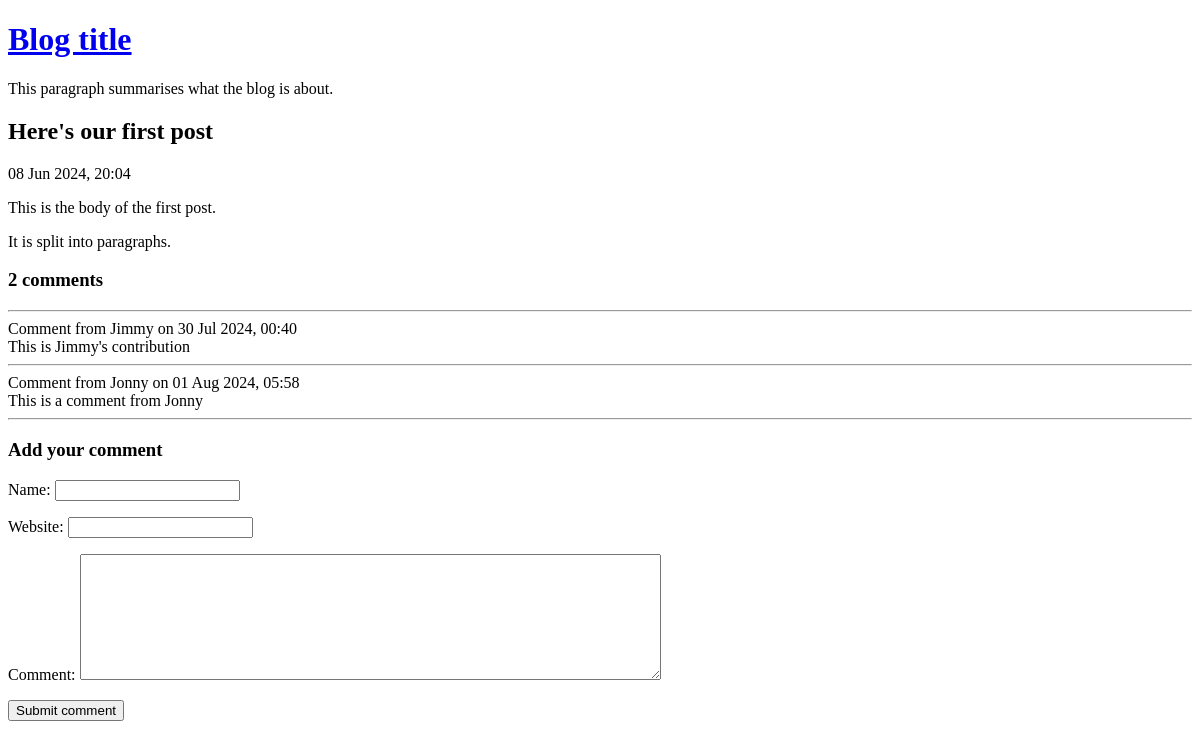
The page /view-post.php?post_id=1 on the database as committed earlier.
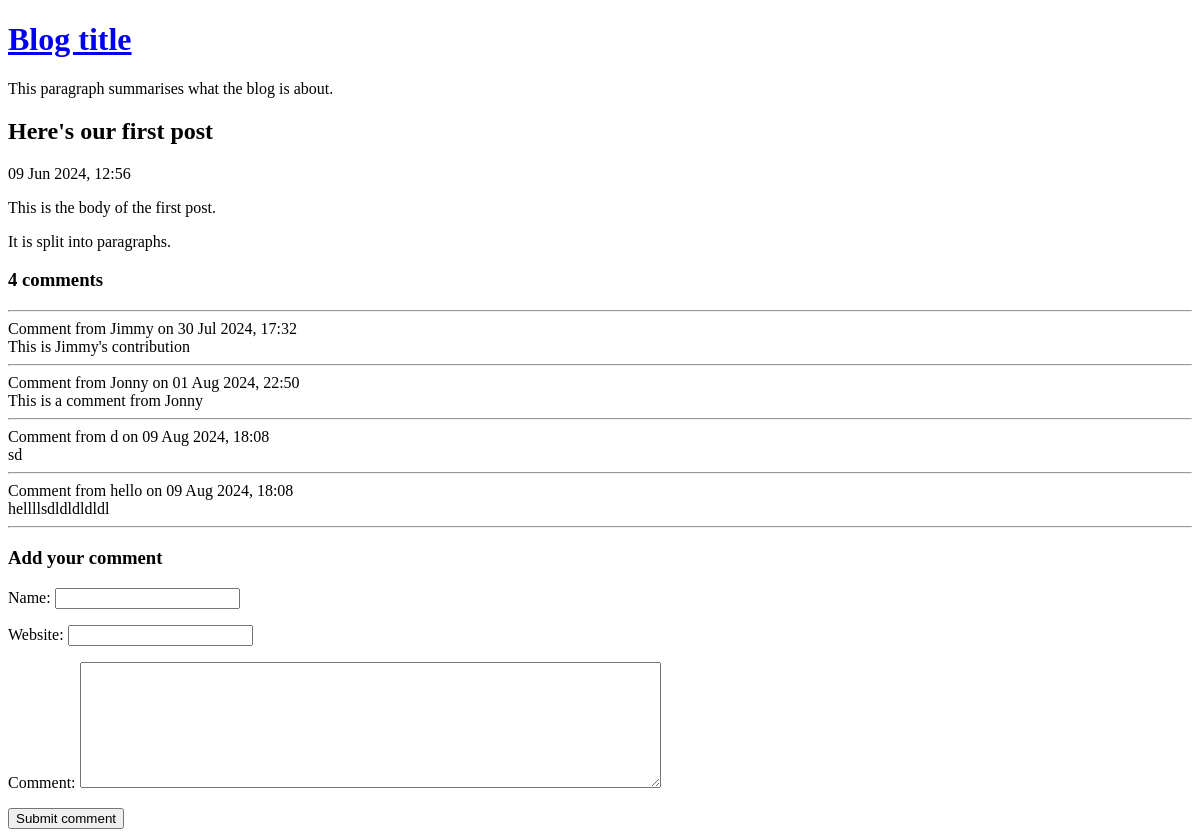
The same page on the database as committed later.
### tables this page shows
CREATE TABLE post (
	id INTEGER PRIMARY KEY AUTOINCREMENT NOT NULL,
	title VARCHAR NOT NULL,
	body VARCHAR NOT NULL,
	user_id INTEGER NOT NULL,
	created_at VARCHAR NOT NULL,
	updated_at VARCHAR
);

CREATE TABLE comment (
	id INTEGER PRIMARY KEY AUTOINCREMENT NOT NULL,
	post_id INTEGER NOT NULL,
	created_at VARCHAR NOT NULL,
	name VARCHAR NOT NULL,
	website VARCHAR,
	text VARCHAR NOT NULL
);

### lib/view-post.php (called while the page is built, shortened)
<?php
function getPostRow(PDO $pdo, $postId)
{
    $stmt = $pdo->prepare(
        'SELECT
            title, created_at, body
        FROM
            post
        WHERE
            id = :id'
    );
    $result = $stmt->execute(
        array('id' => $postId, )
    );
    $row = $stmt->fetch(PDO::FETCH_ASSOC);
    return $row;
}

### lib/common.php (called while the page is built, shortened)
<?php
function getRootPath()
{
    return realpath(__DIR__ . '/..');
}
function getDatabasePath()
{
    return getRootPath() . '/data/data.sqlite';
}
function getDsn()
{
    return 'sqlite:' . getDatabasePath();
}
function getPDO()
{
    return new PDO(getDsn());
}
function htmlEscape($html)
{
    return htmlspecialchars($html, ENT_HTML5, 'UTF-8');
}
function convertSqlDate($sqlDate)
{
    $date = DateTime::createFromFormat('Y-m-d H:i:s', $sqlDate);
    return $date->format('d M Y, H:i');
}
function countCommentsForPost($postId)
{
    $pdo = getPDO();
    $sql = "
        SELECT
            COUNT(*) c
        FROM
            comment
        WHERE
            post_id = :post_id
    ";
    $stmt = $pdo->prepare($sql);
    $stmt->execute(
        array('post_id' => $postId, )
    );
    return (int) $stmt->fetchColumn();
}
function getCommentsForPost($postId)
{
    $pdo = getPDO();
    $sql = "
        SELECT
            id, name, text, created_at, website
        FROM
            comment
        WHERE
            post_id = :post_id
    ";
    $stmt = $pdo->prepare($sql);
    $stmt->execute(
        array('post_id' => $postId, )
    );
    return $stmt->fetchAll(PDO::FETCH_ASSOC);
}

### view-post.php (the view, shortened to what this page needs)
<?php
require_once 'lib/common.php';
require_once 'lib/view-post.php';
if (isset($_GET['post_id']))
{
    $postId = $_GET['post_id'];
}
else
{
    $postId = 0;
}
$pdo = getPDO();
$row = getPostRow($pdo, $postId);
$bodyText = htmlEscape($row['body']);
$paraText = str_replace("\n", "</p><p>", $bodyText);
?>
<!DOCTYPE html>
<html>
    <head>
    </head>
    <body>
        <?php require 'templates/title.php' ?>
        <h2>
            <?php echo htmlEscape($row['title']) ?>
        </h2>
        <div>
            <?php echo convertSqlDate($row['created_at']) ?>
        </div>
        <p>
            <?php echo $paraText ?>
        </p>
        <h3><?php echo countCommentsForPost($postId) ?> comments</h3>
        <?php foreach (getCommentsForPost($postId) as $comment): ?>
            <hr />
            <div class="comment">
                <div class="comment-meta">
                    Comment from
                    <?php echo htmlEscape($comment['name']) ?>
                    on
                    <?php echo convertSqlDate($comment['created_at']) ?>
                </div>
                <div class="comment-body">
                    <?php echo htmlEscape($comment['text']) ?>
                </div>
            </div>
        <?php endforeach ?>
        <?php require 'templates/comment-form.php' ?>
    </body>
</html>

Rows that differ between the two databases and show on the page:
changed post "Here's our first post": created_at "08 Jun 2024, 20:04" → "09 Jun 2024, 12:56"
changed comment "Jimmy": created_at "30 Jul 2024, 00:40" → "30 Jul 2024, 17:32"
changed comment "Jonny": created_at "01 Aug 2024, 05:58" → "01 Aug 2024, 22:50"
added comment: name "d", created_at "09 Aug 2024, 18:08", text "sd"
added comment: name "hello", created_at "09 Aug 2024, 18:08", text "hellllsdldldldldl"
Other text that changed with them:
countCommentsForPost($postId): "2" → "4"
